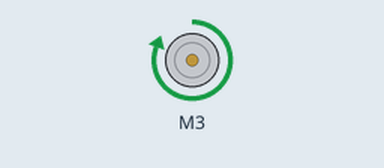
This sketch was run on a simulated Arduino Uno, built with avr-gcc and run on an emulated ATmega328P. On the bench: DC motor (green arrow = forward, orange = backward, longer = faster).

Above: at 2.5 s.
At 9.5 s:
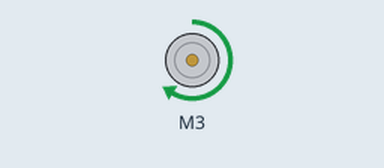
At 13.0 s:
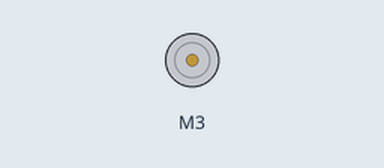
Timing chart, 0 to 18.2 s (numbered marks = the images above):
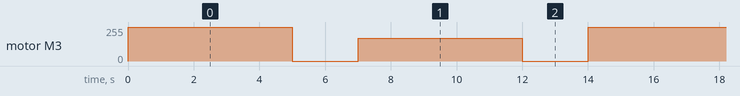

The sketch:

DPump_Test.ino
```cpp
/*
 * APSC 101 Example Sketch
 *
 * S.Skripchenko for APSC 101, 29-Sep-2025
 * Edited by M.Malik 12-Sep-2026
 *
 * Example Sketch to run the Diaphragm Water dPump
 * Works in the same way as motor from DCMotor Test run. It uses the Adafruit AFMotor library
 *
 */
#include <AFMotor.h>

AF_DCMotor dpump(3);   // Connect to M3 port. You can use Any of M1-M4 port, but ensure correct port is used here.

void setup()
{
  // No setup code needed since we are only testing the dpump
}

void loop() {
  dpump.setSpeed(255); // Set the speed to maximum for test. For your prorotype, you can slow it down of needed
  dpump.run(FORWARD);
  delay(5000);

  dpump.run(RELEASE);  // run(RELEASE) is important to stop the dpump. Or else it will keep running in infinite loop.
  delay(2000);

  /* Now example to slow down the speed
  * Do not slow down too much, or the motor on the dpump will not have enoguh starting torque to run properly.
  */
  dpump.setSpeed(170);
  dpump.run(FORWARD);
  delay(5000);

  dpump.run(RELEASE);  // run(RELEASE) is important to stop the dpump. Or else it will keep running in infinite loop.
  delay(2000);
}
```

Measured:
- by itself, motor M3: repeats every 14.0 s: stopped 2.0 s, forward 170/255 5.0 s, stopped 2.0 s, forward 255/255 5.0 s
